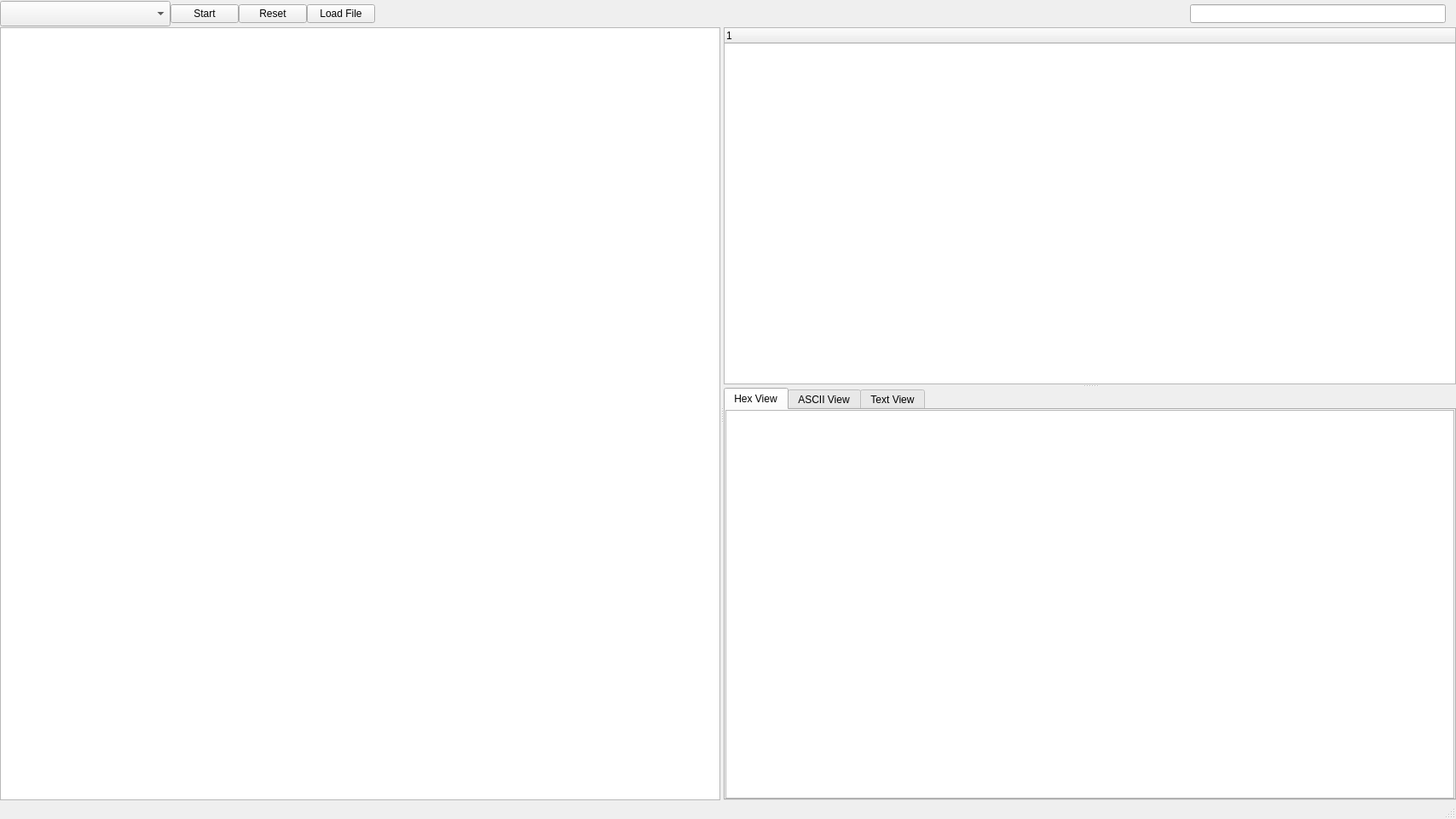
<?xml version="1.0" encoding="UTF-8"?>
<ui version="4.0">
 <class>MainWindow</class>
 <widget class="QMainWindow" name="MainWindow">
  <property name="geometry">
   <rect>
    <x>0</x>
    <y>0</y>
    <width>1708</width>
    <height>961</height>
   </rect>
  </property>
  <property name="minimumSize">
   <size>
    <width>0</width>
    <height>0</height>
   </size>
  </property>
  <property name="windowTitle">
   <string>MainWindow</string>
  </property>
  <widget class="QWidget" name="centralwidget">
   <layout class="QVBoxLayout" name="verticalLayout">
    <property name="spacing">
     <number>0</number>
    </property>
    <property name="leftMargin">
     <number>0</number>
    </property>
    <property name="topMargin">
     <number>0</number>
    </property>
    <property name="rightMargin">
     <number>0</number>
    </property>
    <property name="bottomMargin">
     <number>0</number>
    </property>
    <item>
     <widget class="QWidget" name="widget" native="true">
      <property name="enabled">
       <bool>true</bool>
      </property>
      <property name="sizePolicy">
       <sizepolicy hsizetype="Preferred" vsizetype="Preferred">
        <horstretch>0</horstretch>
        <verstretch>0</verstretch>
       </sizepolicy>
      </property>
      <property name="minimumSize">
       <size>
        <width>0</width>
        <height>0</height>
       </size>
      </property>
      <property name="maximumSize">
       <size>
        <width>16777215</width>
        <height>32</height>
       </size>
      </property>
      <property name="sizeIncrement">
       <size>
        <width>0</width>
        <height>0</height>
       </size>
      </property>
      <property name="baseSize">
       <size>
        <width>0</width>
        <height>0</height>
       </size>
      </property>
      <property name="acceptDrops">
       <bool>false</bool>
      </property>
      <property name="layoutDirection">
       <enum>Qt::LayoutDirection::LeftToRight</enum>
      </property>
      <property name="autoFillBackground">
       <bool>false</bool>
      </property>
      <layout class="QHBoxLayout" name="horizontalLayout">
       <property name="spacing">
        <number>0</number>
       </property>
       <property name="leftMargin">
        <number>0</number>
       </property>
       <property name="topMargin">
        <number>0</number>
       </property>
       <property name="rightMargin">
        <number>12</number>
       </property>
       <property name="bottomMargin">
        <number>0</number>
       </property>
       <item>
        <widget class="QComboBox" name="interfaceList">
         <property name="minimumSize">
          <size>
           <width>200</width>
           <height>30</height>
          </size>
         </property>
         <property name="maximumSize">
          <size>
           <width>16777215</width>
           <height>16777215</height>
          </size>
         </property>
         <property name="layoutDirection">
          <enum>Qt::LayoutDirection::LeftToRight</enum>
         </property>
        </widget>
       </item>
       <item>
        <widget class="QPushButton" name="startBtn">
         <property name="text">
          <string>Start</string>
         </property>
        </widget>
       </item>
       <item>
        <widget class="QPushButton" name="resetBtn">
         <property name="text">
          <string>Reset</string>
         </property>
        </widget>
       </item>
       <item>
        <widget class="QPushButton" name="loadFileBtn">
         <property name="text">
          <string>Load File</string>
         </property>
        </widget>
       </item>
       <item>
        <spacer name="horizontalSpacer">
         <property name="orientation">
          <enum>Qt::Orientation::Horizontal</enum>
         </property>
         <property name="sizeHint" stdset="0">
          <size>
           <width>40</width>
           <height>20</height>
          </size>
         </property>
        </spacer>
       </item>
       <item>
        <widget class="QLineEdit" name="bpfEditor">
         <property name="minimumSize">
          <size>
           <width>0</width>
           <height>0</height>
          </size>
         </property>
         <property name="maximumSize">
          <size>
           <width>300</width>
           <height>16777215</height>
          </size>
         </property>
         <property name="inputMask">
          <string notr="true"/>
         </property>
         <property name="text">
          <string notr="true"/>
         </property>
         <property name="dragEnabled">
          <bool>false</bool>
         </property>
         <property name="clearButtonEnabled">
          <bool>true</bool>
         </property>
        </widget>
       </item>
      </layout>
     </widget>
    </item>
    <item>
     <widget class="QWidget" name="widget_2" native="true">
      <layout class="QHBoxLayout" name="horizontalLayout_3">
       <property name="leftMargin">
        <number>0</number>
       </property>
       <property name="topMargin">
        <number>0</number>
       </property>
       <property name="rightMargin">
        <number>0</number>
       </property>
       <property name="bottomMargin">
        <number>0</number>
       </property>
       <item>
        <widget class="QSplitter" name="detailSplitter">
         <property name="orientation">
          <enum>Qt::Orientation::Horizontal</enum>
         </property>
         <widget class="QTableWidget" name="packetsTable"/>
         <widget class="QWidget" name="widget_3" native="true">
          <layout class="QHBoxLayout" name="horizontalLayout_2">
           <property name="leftMargin">
            <number>0</number>
           </property>
           <property name="topMargin">
            <number>0</number>
           </property>
           <property name="rightMargin">
            <number>0</number>
           </property>
           <property name="bottomMargin">
            <number>0</number>
           </property>
           <item>
            <widget class="QSplitter" name="hexSplitter">
             <property name="orientation">
              <enum>Qt::Orientation::Vertical</enum>
             </property>
             <widget class="QTreeWidget" name="layerTree">
              <column>
               <property name="text">
                <string notr="true">1</string>
               </property>
              </column>
             </widget>
             <widget class="QTabWidget" name="tabWidget">
              <property name="currentIndex">
               <number>0</number>
              </property>
              <widget class="QWidget" name="hexViewTab">
               <attribute name="title">
                <string>Hex View</string>
               </attribute>
               <layout class="QVBoxLayout" name="verticalLayout_2">
                <property name="spacing">
                 <number>0</number>
                </property>
                <property name="leftMargin">
                 <number>0</number>
                </property>
                <property name="topMargin">
                 <number>0</number>
                </property>
                <property name="rightMargin">
                 <number>0</number>
                </property>
                <property name="bottomMargin">
                 <number>0</number>
                </property>
                <item>
                 <widget class="QTableWidget" name="hexTable">
                  <property name="lineWidth">
                   <number>1</number>
                  </property>
                 </widget>
                </item>
               </layout>
              </widget>
              <widget class="QWidget" name="AsciiViewTab">
               <attribute name="title">
                <string>ASCII View</string>
               </attribute>
               <layout class="QHBoxLayout" name="horizontalLayout_4">
                <property name="spacing">
                 <number>0</number>
                </property>
                <property name="leftMargin">
                 <number>0</number>
                </property>
                <property name="topMargin">
                 <number>0</number>
                </property>
                <property name="rightMargin">
                 <number>0</number>
                </property>
                <property name="bottomMargin">
                 <number>0</number>
                </property>
                <item>
                 <widget class="QTableWidget" name="asciiViewTable"/>
                </item>
               </layout>
              </widget>
              <widget class="QWidget" name="textViewTab">
               <attribute name="title">
                <string>Text View</string>
               </attribute>
               <layout class="QVBoxLayout" name="verticalLayout_3">
                <property name="spacing">
                 <number>0</number>
                </property>
                <property name="leftMargin">
                 <number>0</number>
                </property>
                <property name="topMargin">
                 <number>0</number>
                </property>
                <property name="rightMargin">
                 <number>0</number>
                </property>
                <property name="bottomMargin">
                 <number>0</number>
                </property>
                <item>
                 <widget class="QPlainTextEdit" name="plainTextEdit"/>
                </item>
               </layout>
              </widget>
             </widget>
            </widget>
           </item>
          </layout>
         </widget>
        </widget>
       </item>
      </layout>
     </widget>
    </item>
   </layout>
  </widget>
  <widget class="QStatusBar" name="statusBar"/>
 </widget>
 <resources/>
 <connections/>
</ui>
